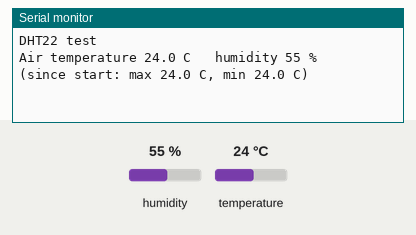
Bench run of a sketch on a simulated Arduino Uno, built with avr-gcc and run on an emulated ATmega328P. On the bench: the last lines printed to the serial monitor. The inputs (shaded band) are chosen by the test bench; at power-on: humidity 55 %, temperature 24 °C.

Above: at 3.2 s.
3.3 s: humidity set to 22 %
At 5.3 s:
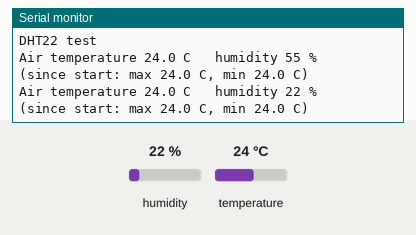
7.1 s: temperature set to 12 °C
At 8.4 s:
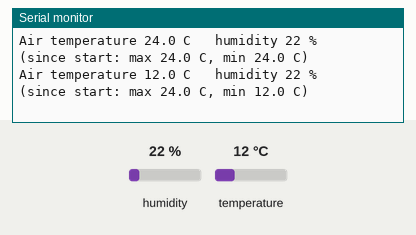
10.9 s: humidity set to 40 %
At 11.5 s:
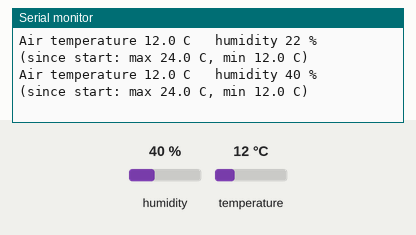
Timing chart, 0 to 13.9 s (numbered marks = the images above; inputs shaded):
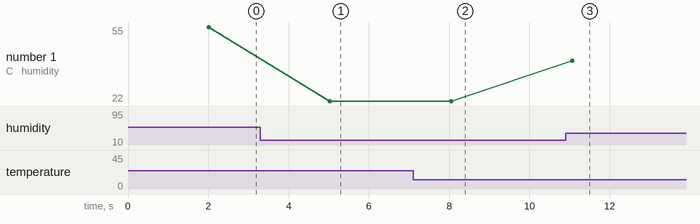

Measured:
- after the input at 3.3 s, the serial monitor: prints a new line after 1.7 s (image 1)
- after the input at 7.1 s, the serial monitor: prints a new line after 0.95 s (image 2)
- after the input at 10.9 s, the serial monitor: prints a new line after 0.17 s (image 3)
- plotted number 1: 55 → 22 after the input at 3.3 s, 22 → 40 after the input at 10.9 s

The sketch:

t03_dht22.ino
```cpp
// TEST 3: DHT22 air temperature and humidity
// Wiring: VCC 5V, GND, DATA -> D4 (bare 4 pin sensor: 10 k resistor between DATA and VCC).
// Library: "DHT sensor library" by Adafruit.
// Serial Monitor 9600 baud. Prints every 3 s (the DHT22 cannot be read faster than every 2 s).
// Expect: temperature close to a room thermometer (within about 0.5 C), humidity 30 to 90 %.
// Breathe on it: humidity jumps up, temperature rises slightly.
// "READ FAILED": check the DATA wire and pull up resistor.
#include <DHT.h>

DHT dht(4, DHT22);
float tMax = -100, tMin = 100;

void setup() {
  Serial.begin(9600);
  dht.begin();
  Serial.println(F("DHT22 test"));
  delay(2000);
}

void loop() {
  float t = dht.readTemperature(), h = dht.readHumidity();
  if (isnan(t) || isnan(h)) {
    Serial.println(F("READ FAILED"));
  } else {
    if (t > tMax) tMax = t;
    if (t < tMin) tMin = t;
    Serial.print(F("Air temperature ")); Serial.print(t, 1);
    Serial.print(F(" C   humidity ")); Serial.print(h, 0);
    Serial.print(F(" %   (since start: max ")); Serial.print(tMax, 1);
    Serial.print(F(" C, min ")); Serial.print(tMin, 1); Serial.println(F(" C)"));
  }
  delay(3000);
}
```
